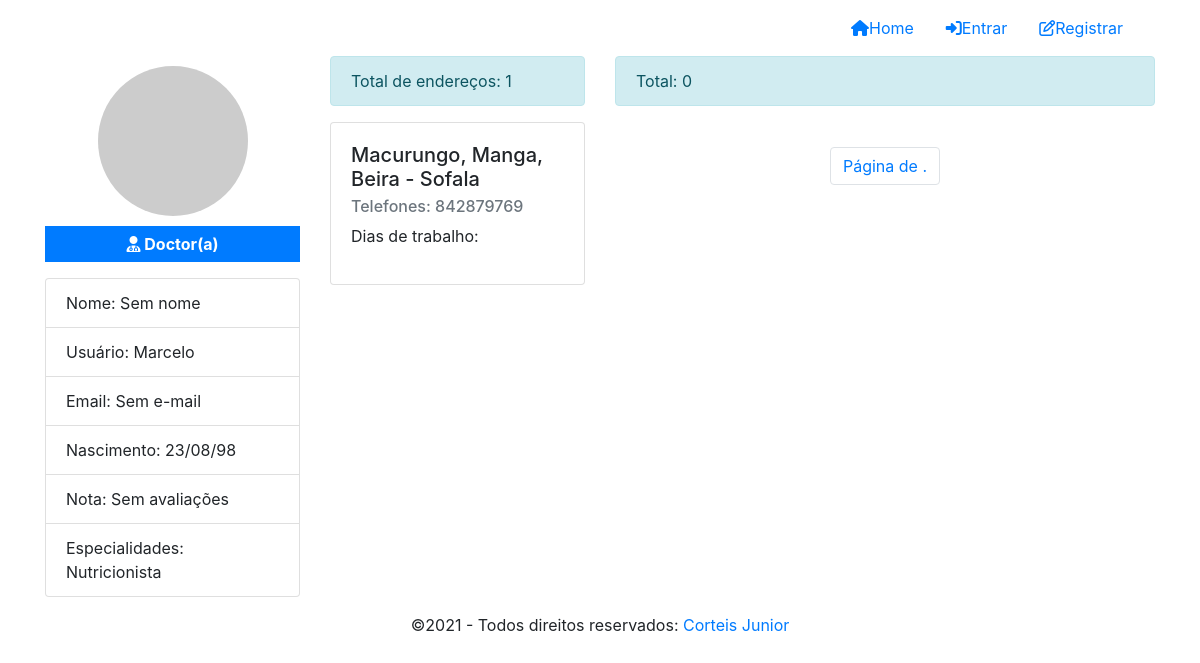
/profile/5, run on the app's committed database.
### medicSearch/models/Profile.py (models this page shows, shortened)
class Profile(models.Model):
    user = models.OneToOneField(User, on_delete=models.CASCADE)
    role = models.IntegerField(choices=ROLE_CHOICE,  default=3)
    birthday = models.DateField(default=None, null=True, blank=True)
    created_at = models.DateTimeField(auto_now_add=True)
    updated_at = models.DateTimeField(auto_now=True)
    token = models.CharField(max_length=255,  null=True, blank=True)
    image = models.ImageField(null=True, blank=True)
    favorites = models.ManyToManyField(User, blank=True, related_name='favorites')
    specialties = models.ManyToManyField(Speciality,  blank=True, related_name='specialties')
    addresses = models.ManyToManyField(Address, blank=True, related_name='addresses')
    def show_scoring_average(self):
        from .Rating import Rating
        try:
            ratings = Rating.objects.filter(user_rated=self.user).aggregate(Sum('value'), Count('user'))
            if ratings['user__count'] > 0:
                scoring_average = ratings['value__sum']/ratings['user__count']
                scoring_average = round(scoring_average, 2) # arredondado o valor para 2 casas decimais
                return scoring_average
            return 'Sem avaliações'
        except:
            return "Sem avaliações"
    def show_favorites(self):
        ids = [result.id for result in self.favorites.all()]
        return Profile.objects.filter(user__id__in=ids)
    def show_ratings(self):
        from .Rating import Rating
        return Rating.objects.filter(user_rated=self.user)

### medicSearch/models/Speciality.py (models this page shows)
class Speciality(models.Model):
    name = models.CharField(null=False, max_length=100)
    status = models.BooleanField(default=True)
    created_at = models.DateTimeField(auto_now_add=True)
    updated_at = models.DateTimeField(auto_now=True)
    def __str__(self):
        return '{}'.format(self.name)

### medicSearch/models/Address.py (models this page shows, shortened)
class Address(models.Model):
    neighborhood = models.ForeignKey(Neighborhood, null=True, related_name='neighborhood', on_delete=models.SET_NULL)
    name = models.CharField(null=False, max_length=100)
    address  = models.CharField(null=False,max_length=255)
    latitude = models.DecimalField(max_digits=9, decimal_places=7)
    longitude = models.DecimalField(max_digits=9, decimal_places=7)
    opening_time = models.TimeField()
    closing_time = models.TimeField()
    days_weak = models.ManyToManyField(DayWeek, blank=True, related_name='days_name')
    phone = models.CharField(null=True, blank=True, max_length=9)
    status = models.BooleanField(default=True)
    created_at = models.DateTimeField(auto_now_add=True)
    updated_at = models.DateTimeField(auto_now=True)

### medicSearch/models/Neighborhood.py (models this page shows, shortened)
class Neighborhood(models.Model):
    city = models.ForeignKey(City, null=True, related_name='city',  on_delete=models.SET_NULL)
    name = models.CharField(null=False, max_length=20)
    status = models.BooleanField(default=True)
    created_at = models.DateTimeField(auto_now_add=True)
    updated_at = models.DateTimeField(auto_now=True)

### medicSearch/models/City.py (models this page shows)
class City(models.Model):
    province = models.ForeignKey(Province, null=True, related_name='province',  on_delete=models.SET_NULL)
    name = models.CharField(null=False, max_length=20)
    status = models.BooleanField(default=True)
    created_at = models.DateTimeField(auto_now_add=True)
    updated_at = models.DateTimeField(auto_now=True)
    def __str__(self):
        return '{} - {}'.format(self.name, self.province.name)

### medicSearch/models/Province.py (models this page shows, shortened)
class Province(models.Model):
    name = models.CharField(null=False, max_length=20)
    status = models.BooleanField(default=True)
    created_at = models.DateTimeField(auto_now_add=True)
    update_at = models.DateTimeField(auto_now=True)

### medicSearch/views/ProfileView.py (the view)
def list_profile_view(request, id=None):
    profile = None
    if id is None and request.user.is_authenticated:
        profile = Profile.objects.filter(user=request.user).first()
    elif id is not None:
        profile = Profile.objects.filter(user__id=id).first()
    elif not request.user.is_authenticated:
        return redirect(to=' /')
    favorites = profile.show_favorites()
    if len(favorites) > 0:
        paginator = Paginator(favorites, 8)
        page = request.GET.get('page')
        favorites = paginator.get_page(page)
    ratings = profile.show_ratings()
    if len(ratings) > 0:
        paginator = Paginator(ratings, 8)
        page = request.GET.get(' page')
        ratings = paginator.get_page(page)
    context = {
        'profile': profile,
        'favorites': favorites,
        'ratings': ratings
    }
    return render(request, template_name='profile/profile.html', context=context, status=200)

### medicSearch/templates/profile/profile.html (shortened to what this page needs)
{% extends 'base.html' %}
{% load static %}
{% block styles %}
    <link rel="stylesheet" href="{% static 'css/profile.css' %}">
{% endblock styles %}
{% block content %}
    <div class="content">
        <div class="container">
            <div class="row">
                <div class="col-xs-12 col-md-3" id="profile-area">
                    <div id="image-profile" style="background-image: url('/media/{{profile.image}}');"></div>
                    {% if profile.role == 1 %}
                        <p class="badge badge-primary text-center" id="badge-role"><i class="fa fa-building"></i> Administrador</p>
                        {% elif  profile.role == 2 %}
                            <p class="badge badge-primary text-center" id="badge-role"><i class="fa fa-user-md"></i> Doctor(a) </p>
                        {% else %}
                            <p class="badge badge-primary text-center" id="badge-role"><i class="fa fa-user"></i> Paciente</p>
                    {% endif %}
                      <ul class="list-group">
                          <li class="list-group-item">Nome: {{profile.user.get_full_name | default:"Sem nome"}}</li>
                          <li class="list-group-item">Usuário: {{profile.user.username | default:"Sem usuário"}}</li>
                          <li class="list-group-item">Email: {{profile.user.email | default:"Sem e-mail"}}</li>
                          <li class="list-group-item">Nascimento: {{profile.birthday | date:'d/m/y' | default:"Sem data"}}</li>
                          {% if profile.role == 2 %}
                              <li class="list-group-item">Nota: {{profile.show_scoring_average }}</li>
                              <li class="list-group-item">Especialidades: {{ profile.specialties.all | join:". "}}</li>
                          {% endif %}
                      </ul>
                </div>
                {% if profile.role == 1 or profile.role == 3 %}
                    <div class="col-xs-12 col-md-9" id="favorites-area">
                        <div class="alert alert-info">Total de favoritos: {{favorites | length}}</div>
                        {% if request.GET.msg %}
                            <div class="alert alert-{{request.GET.type}}">{{ request.GET.msg }}</div>
                        {% endif %}
                        <div class="row">
                            {% for favorite in favorites %}
                                <div class="col-xs-12 col-md-4 col-lg-4">
                                    <div class="card mb-4">
                                        <div class="image-circle" style="background-image: url('/media/{{favorite.image}}');"></div>
                                        <div class="card-body">
                                            <h5 class="card-title">{{favorite.user.username}}</h5>
                                            <h6>Nota: {{favorite.show_scoring_average}} <i class="fa fa-star"></i></h6>
                                            <ul class="specialties">
                                                {% for speciality in favorite.specialties.all %}
                                                    <li>{{speciality}}</li>
                                                {% endfor %}
                                                <div class="addresss mb-2">
                                                    {{favorite.addresses.first.address | default:"Nenhum endereço."  |  slice:":15"}}...
                                                </div>
                                                <a href={% url 'profile'  favorite.id %}  class="btn btn-primary btn-card">Ver médico</a>
                                                {% if user.is_authenticated %}
                                                    <form action=" {% url 'medic-favorite-remove' %} " method="post">
                                                        {% csrf_token %}
                                                        <input type="hidden" name="id" value="{{favorite.id}}">
                                                        <input type="hidden" name="page" value="{{request.GET.page}}">
                                                        <button type="submit" class="btn btn-danger btn-card"><i class="fa fa-heart"></i>Remover</button>
                                                    </form>
                                                {% endif %}
                                            </ul>
                                        </div>
                                    </div>
                                </div>
                            {% endfor %}
                        </div>
                        <div class="row">
                            <nav aria-label="Page navigation" class="navigation">
                                <ul class="pagination">
                                    {% if favorites.has_previous %}
                                        <li class="page-item"><a href="?page=1" class="page-link">&laquo, Primeiro</a></li>
                                        <li class="page-item"><a href="?page={{ favorites.previous_page_number}}" class="page-link">Anterior</a></li>
                                    {% endif %}
                                        <li class="page-item"><a href="#" class="page-link">Página {{ favorites.number }} de {{ favorites.paginator.num_pages }}.</a></li>
                                        {% if favorites.has_next %}
                                            <li class="page-item"><a href="?page={{ favorites.next_page_number }}" class="page-link">Prócimo</a></li>
                                            <li class="page-item"><a href="?page={{ favorites.paginator.num_pages }}" class="page-link">Último &raquo;</a></li>
                                        {% endif %}
                                </ul>
                            </nav>
                        </div>
                    </div>
                    {% else %}
                    <div class="col-xs-12 col-md-3" id="addresses-area">
                        <div class="alert alert-info">Total de endereços: {{profile.addresses.all | length}}</div>
                        <div class="row">
                            {% for address in profile.addresses.all %}
                                <div class="col-xs-12 col-md-12">
                                    <div class="card mb-3">
                                        <div class="card-body">
                                            <h5 class="card-title">{{address.address}}, {{address.neighborhood.name}}, {{address.neighborhood.city}}</h5>
                                            <h6 class="card-subtitle mb-2 text-muted">Telefones: {{address.phone}}</h6>
                                            <ul id="days">
                                                <li>Dias de trabalho:</li>
                                            </ul>
                                        </div>
                                    </div>
                                </div>
                            {% endfor %}
                        </div>
                    </div>
                    <div class="col-xs-12 col-md-6" id="ratings-area">
                        <div class="alert alert-info">Total: {{ratings | length}}</div>
                        <div class="row mb-4">
                            <div class="col-xs-12 col-md-12">
                            </div>
                        </div>
                        <div class="row">
                            <nav class="navigation" aria-label="Page navigation">
                                <ul class="pagination">
                                        <li class="page-item"><a href="#" class="page-link">Página {{ ratings.number }} de {{ ratings.paginator.num_pages}}.</a></li>
                                </ul>
                            </nav>
                        </div>
                    </div>
                {% endif %}
            </div>
        </div>
    </div>
{% endblock content %}

### medicSearch/static/css/global.css (style rules this page uses)
.navigation { margin: 0 auto; }

### medicSearch/static/css/profile.css (style rules this page uses)
#image-profile { width: 150px; height: 150px; background-size: contain; margin: 10px auto; background-color: #ccc; border-radius: 100%; }
#badge-role { width: 100%; padding: 10px 0; font-size: 1em; float: left; border-radius: 0; }
ul.list-group { float: left; width: 100%; }
ul#days { list-style: none; padding: 0; width: 100%; }

### data on the page
Profile: user.get_full_name "Sem nome", user.username "Marcelo", user.email "Sem e-mail", birthday "23/08/98", show_scoring_average "Sem avaliações", specialties.all "Nutricionista", addresses.all|length "1"
Address: address "Macurungo", neighborhood.name "Manga", neighborhood.city "Beira - Sofala", phone "842879769"

### other printed values
{{ ratings | length }} "0"
